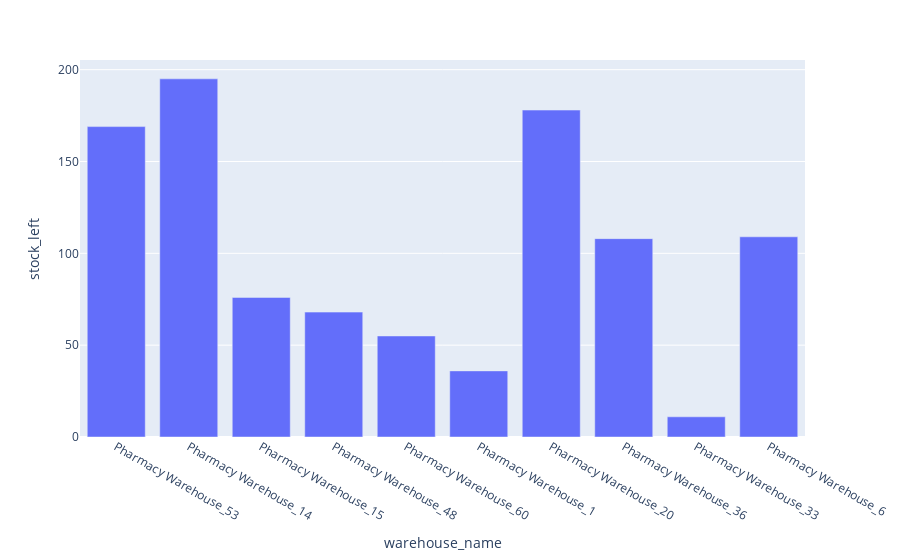

Notebook cell for this chart:
### Code cell
"""Visualizing the data of the stocks which having less than 200"""
sql = "select w.warehouse_name, s.stock_left \
from warehouse_details w, stock_details s \
where w.warehouse_id=s.warehouse_id and s.stock_left<200;"
df_6 = pd.read_sql(sql, db)
# print(df_6)
fig = px.bar(df_6, x='warehouse_name', y='stock_left')
fig.show()

### Figure 1 — Plotly figure (JSON) as saved in the notebook; plotly's stock layout.template omitted (floating-point values rounded to 4 significant figures)
{"data": [{"alignmentgroup": "True", "hovertemplate": "warehouse_name=%{x}<br>stock_left=%{y}<extra></extra>", "legendgroup": "", "marker": {"color": "#636efa", "pattern": {"shape": ""}}, "name": "", "offsetgroup": "", "orientation": "v", "showlegend": false, "textposition": "auto", "x": ["Pharmacy Warehouse_53", "Pharmacy Warehouse_14", "Pharmacy Warehouse_15", "Pharmacy Warehouse_48", "Pharmacy Warehouse_60", "Pharmacy Warehouse_1", "Pharmacy Warehouse_20", "Pharmacy Warehouse_36", "Pharmacy Warehouse_33", "Pharmacy Warehouse_6"], "xaxis": "x", "y": [169, 195, 76, 68, 55, 36, 178, 108, 11, 109], "yaxis": "y", "type": "bar"}], "layout": {"xaxis": {"anchor": "y", "domain": [0.0, 1.0], "title": {"text": "warehouse_name"}}, "yaxis": {"anchor": "x", "domain": [0.0, 1.0], "title": {"text": "stock_left"}}, "legend": {"tracegroupgap": 0}, "margin": {"t": 60}, "barmode": "relative"}}
